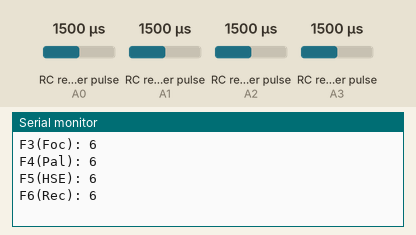
This sketch was run on a simulated Arduino Uno, built with avr-gcc and run on an emulated ATmega328P. Parts: the last lines printed to the serial monitor. Wiring (inferred from the names in the program): 4 × RC receiver channel: data A0 / data A1 / data A2 / data A3. The test bench sets the inputs (shaded band); at power-on: RC receiver pulse (sensors on A0, A1, A2, A3) 1500 µs.

Above: at 1.2 s.
1.3 s: RC receiver pulse (sensor on A0) set to 1020 µs
At 2.4 s:
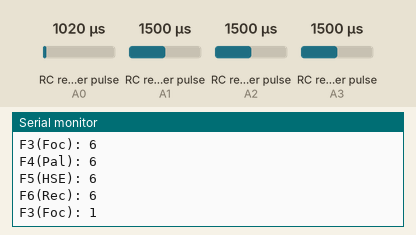
2.8 s: RC receiver pulse (sensor on A1) set to 1020 µs
At 3.6 s:
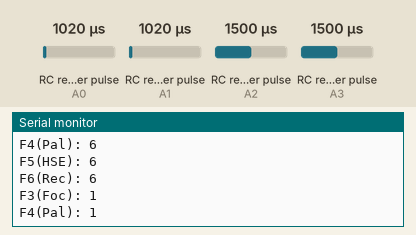
4.3 s: RC receiver pulse (sensor on A2) set to 1020 µs
At 5.5 s:
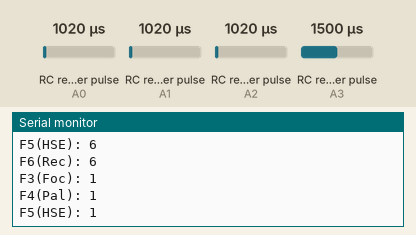
5.8 s: RC receiver pulse (sensor on A3) set to 1020 µs
At 7.0 s:
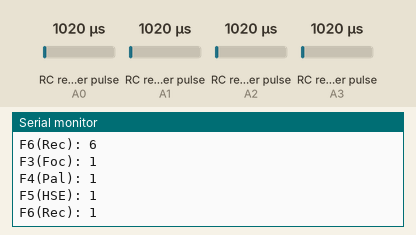
7.3 s: RC receiver pulse (sensor on A0) set to 1250 µs
At 8.2 s:
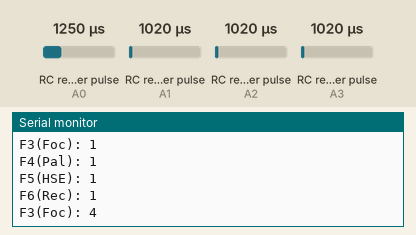
8.8 s: RC receiver pulse (sensor on A1) set to 1250 µs
At 9.4 s:
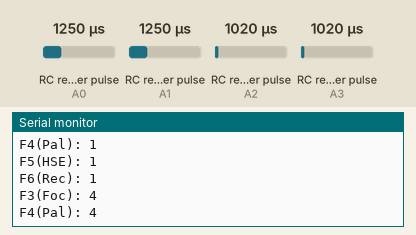

Measured:
- after the input at 1.3 s, the serial monitor: prints a new line after 0.20 s (image 1)
- after the input at 2.8 s, the serial monitor: prints a new line after 0.20 s (image 2)
- after the input at 4.3 s, the serial monitor: prints a new line after 0.20 s (image 3)
- after the input at 5.8 s, the serial monitor: prints a new line after 0.20 s (image 4)
- after the input at 7.3 s, the serial monitor: prints a new line after 0.20 s (image 5)
- after the input at 8.8 s, the serial monitor: prints a new line after 0.20 s (image 6)

The sketch:

RcRead.ino
```cpp
#include <EnableInterrupt.h>

#define RC_POS1  1000
#define RC_POS2  1080
#define RC_POS3  1180
#define RC_POS4  1280
#define RC_POS5  1380
#define RC_POS6  1500
#define RC_POS7  1620
#define RC_POS8  1720
#define RC_POS9  1820
#define RC_POS10 1920
#define RC_POS11 2000

#define RC_ERROR 45

#define POS1 1
#define POS2 2
#define POS3 3
#define POS4 4
#define POS5 5
#define POS6 6
#define POS7 7
#define POS8 8
#define POS9 9
#define POS10 10
#define POS11 11

#define SERIAL_PORT_SPEED 115200
#define RC_NUM_CHANNELS  4

#define RC_CH1  0
#define RC_CH2  1
#define RC_CH3  2
#define RC_CH4  3

#define RC_CH1_INPUT  A0
#define RC_CH2_INPUT  A1
#define RC_CH3_INPUT  A2
#define RC_CH4_INPUT  A3

uint8_t pos[RC_NUM_CHANNELS];
uint8_t old_pos[RC_NUM_CHANNELS];
int16_t rc_values[RC_NUM_CHANNELS];
uint32_t rc_start[RC_NUM_CHANNELS];
volatile int16_t rc_shared[RC_NUM_CHANNELS];

void rc_read_values() {
  noInterrupts();
  memcpy(rc_values, (const void *)rc_shared, sizeof(rc_shared));
  interrupts();
}

void update_pos(uint8_t channel){
  if(abs(rc_values[channel]-RC_POS1)<RC_ERROR)pos[channel] = POS1;
  else if(abs(rc_values[channel]-RC_POS6)<RC_ERROR)pos[channel] = POS6;
  else if(abs(rc_values[channel]-RC_POS11)<RC_ERROR)pos[channel] = POS11;
  else if(abs(rc_values[channel]-RC_POS2)<RC_ERROR)pos[channel] = POS2;
  else if(abs(rc_values[channel]-RC_POS3)<RC_ERROR)pos[channel] = POS3;
  else if(abs(rc_values[channel]-RC_POS4)<RC_ERROR)pos[channel] = POS4;
  else if(abs(rc_values[channel]-RC_POS5)<RC_ERROR)pos[channel] = POS5;
  else if(abs(rc_values[channel]-RC_POS7)<RC_ERROR)pos[channel] = POS7;
  else if(abs(rc_values[channel]-RC_POS8)<RC_ERROR)pos[channel] = POS8;
  else if(abs(rc_values[channel]-RC_POS9)<RC_ERROR)pos[channel] = POS9;
  else if(abs(rc_values[channel]-RC_POS10)<RC_ERROR)pos[channel] = POS10;
}

void calc_input(uint8_t channel, uint8_t input_pin) {
  if (digitalRead(input_pin) == HIGH) {
    rc_start[channel] = micros();
  } else {
    uint16_t rc_compare = (uint16_t)(micros() - rc_start[channel]);
    rc_shared[channel] = rc_compare;
  }
}

void calc_ch1() { calc_input(RC_CH1, RC_CH1_INPUT); }
void calc_ch2() { calc_input(RC_CH2, RC_CH2_INPUT); }
void calc_ch3() { calc_input(RC_CH3, RC_CH3_INPUT); }
void calc_ch4() { calc_input(RC_CH4, RC_CH4_INPUT); }

void setup() {
  Serial.begin(SERIAL_PORT_SPEED);

  pinMode(RC_CH1_INPUT, INPUT);
  pinMode(RC_CH2_INPUT, INPUT);
  pinMode(RC_CH3_INPUT, INPUT);
  pinMode(RC_CH4_INPUT, INPUT);

  enableInterrupt(RC_CH1_INPUT, calc_ch1, CHANGE);
  enableInterrupt(RC_CH2_INPUT, calc_ch2, CHANGE);
  enableInterrupt(RC_CH3_INPUT, calc_ch3, CHANGE);
  enableInterrupt(RC_CH4_INPUT, calc_ch4, CHANGE);
}

void loop() {
  rc_read_values();

  for(uint8_t i=0;i< RC_NUM_CHANNELS;i++)update_pos(i);

  if(pos[RC_CH1]!=old_pos[RC_CH1]){
    Serial.print("F3(Foc): "); Serial.println(pos[RC_CH1]);
    old_pos[RC_CH1] = pos[RC_CH1];
  }
  if(pos[RC_CH2]!=old_pos[RC_CH2]){
    Serial.print("F4(Pal): "); Serial.println(pos[RC_CH2]);
    old_pos[RC_CH2] = pos[RC_CH2];
  }
  if(pos[RC_CH3]!=old_pos[RC_CH3]){
    Serial.print("F5(HSE): "); Serial.println(pos[RC_CH3]);
    old_pos[RC_CH3] = pos[RC_CH3];
  }
  if(pos[RC_CH4]!=old_pos[RC_CH4]){
    Serial.print("F6(Rec): "); Serial.println(pos[RC_CH4]);
    old_pos[RC_CH4] = pos[RC_CH4];
  }

  if(Serial.available()){
    if(Serial.read()=='c'){
      Serial.print("F3(Foc): "); Serial.println(pos[RC_CH1]);
      Serial.print("F4(Pal): "); Serial.println(pos[RC_CH2]);
      Serial.print("F5(HSE): "); Serial.println(pos[RC_CH3]);
      Serial.print("F6(Rec): "); Serial.println(pos[RC_CH4]);
    }
  }

  delay(250);
}
```
